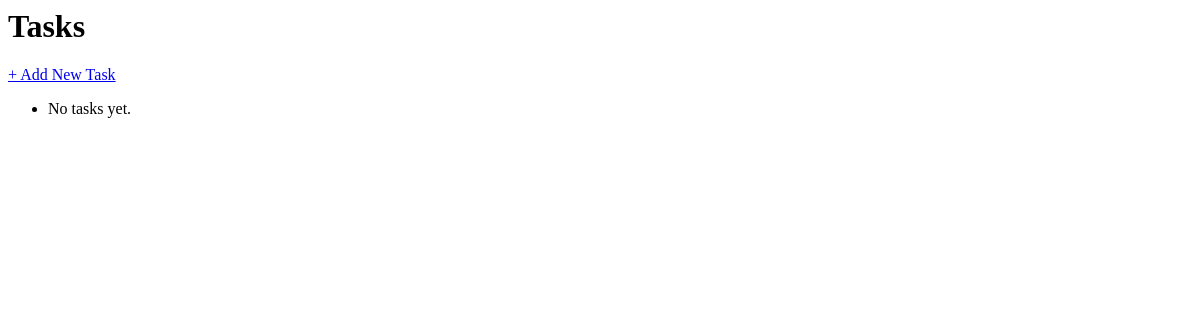
The page /tasks/ on the database as committed earlier.
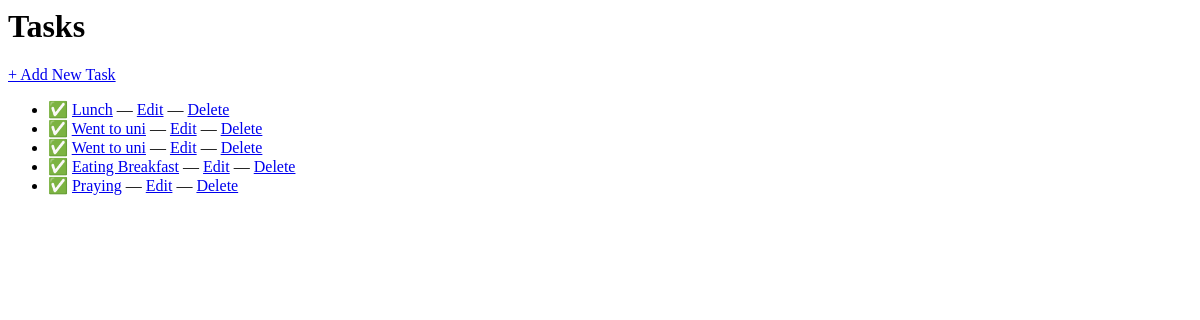
The same page on the database as committed later.
### tasks/models.py (models this page shows, shortened)
class Tasks(models.Model):
    title = models.CharField(max_length=200)
    done = models.BooleanField(default=False)
    created = models.DateTimeField(auto_now_add=True)

### tasks/views.py (the view)
# urls.py: path('tasks/',views.task_list, name="task_list"),
def task_list(request):
    tasks = Tasks.objects.all().order_by('-created')
    return render(request,"tasks/task_list.html",{"tasks": tasks})

### tasks/templates/tasks/task_list.html
<h1>Tasks</h1>
<p><a href="{% url 'task_create' %}">+ Add New Task</a></p>
<ul>
  {% for task in tasks %}
    <li>
      {% if task.done %}✅{% endif %}
      <a href="{% url 'task_detail' task.pk %}">{{ task.title }}</a>
      — <a href="{% url 'task_edit' task.pk %}">Edit</a>
      — <a href="{% url 'task_delete' task.pk %}">Delete</a>
    </li>
  {% empty %}
    <li>No tasks yet.</li>
  {% endfor %}
</ul>

Rows that differ between the two databases and show on the page:
added Tasks: title "Lunch"
added Tasks: title "Went to uni"
added Tasks: title "Went to uni"
added Tasks: title "Eating Breakfast"
added Tasks: title "Praying"
Other text that changed with them:
text no longer shown: "No tasks yet."
